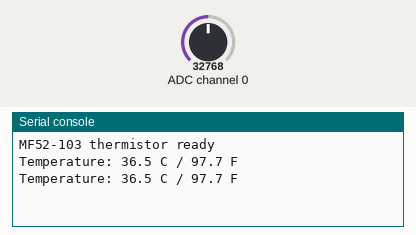
Simulated run of this program. Board: CircuitPython board. On the bench: the last lines printed to the serial console. The inputs (shaded band) are chosen by the test bench; at power-on: ADC channel 0 = 32768 (analog values on the 0–65535 scale).

Above: at 1.2 s.
1.3 s: ADC channel 0 set to 45874
At 2.6 s:
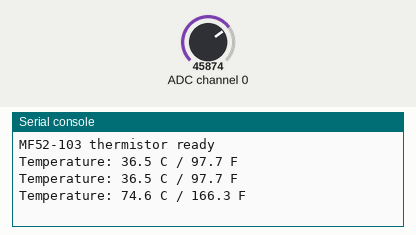
2.8 s: ADC channel 0 set to 19660
At 3.7 s:
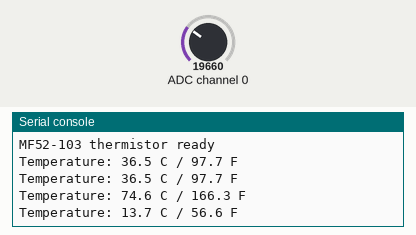
Timing chart, 0 to 5.8 s (numbered marks = the images above; inputs shaded):
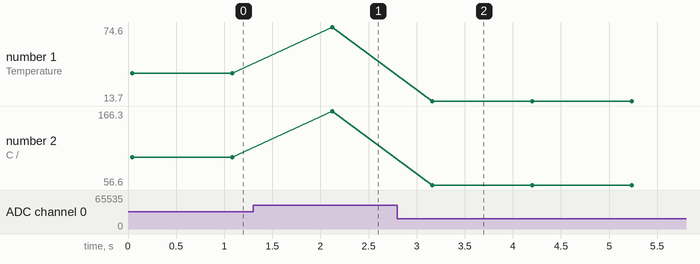

Measured:
- after the input at 1.3 s, the serial console: prints a new line after 0.82 s (image 1)
- after the input at 2.8 s, the serial console: prints a new line after 0.36 s (image 2)
- plotted number 1: 36.5 → 74.6 after the input at 1.3 s, 74.6 → 13.7 after the input at 2.8 s
- plotted number 2: 97.7 → 166.3 after the input at 1.3 s, 166.3 → 56.6 after the input at 2.8 s

The program:

example.py
```python
# Uses an ADS1115 ADC on Raspberry Pi to read the divider voltage, calculates the thermistor resistance and converts it to temperature with the beta (Steinhart) equation, printing C and F periodically.
#
# Buy this module: https://shillehtek.com/products/10k-ntc-thermistor-temperature-sensor-mf52-103
# Full manual: https://shillehtek.com/blogs/shillehtek-product-manuals/10k-ntc-thermistor-temperature-sensor-mf52-103-manual
# More examples: https://github.com/shillehbean/shillehtek-examples
#

#!/usr/bin/env python3
# MF52-103 10K NTC Thermistor - Raspberry Pi + ADS1115 Example
# Divider: 3.3V - thermistor - ADS1115 A0 - 10k - GND
# Install: pip3 install adafruit-circuitpython-ads1x15

import time, math
import board, busio
import adafruit_ads1x15.ads1115 as ADS
from adafruit_ads1x15.analog_in import AnalogIn

VCC, SERIES_R, NOMINAL, B_COEFF = 3.3, 10000.0, 10000.0, 3950.0

i2c = busio.I2C(board.SCL, board.SDA)
ads = ADS.ADS1115(i2c)
ads.gain = 1
chan = AnalogIn(ads, ADS.P0)

def read_temp_c():
    volts = sum(chan.voltage for _ in range(10)) / 10
    r_ntc = SERIES_R * (VCC / volts - 1.0)
    steinhart = (math.log(r_ntc / NOMINAL) / B_COEFF
                 + 1.0 / (25.0 + 273.15))
    return 1.0 / steinhart - 273.15

print("MF52-103 thermistor ready")
try:
    while True:
        c = read_temp_c()
        print("Temperature: {:.1f} C / {:.1f} F".format(c, c * 9 / 5 + 32))
        time.sleep(1)
except KeyboardInterrupt:
    print("Stopped by user")
```
